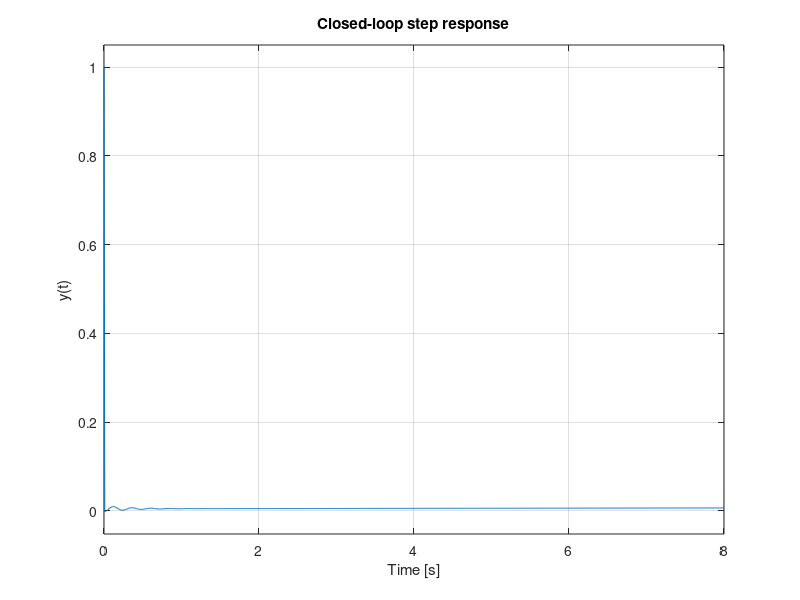

The MATLAB source for this figure:
clear; close all; clc;

num_sys2 = [-0.0347   2.379    -78.92];
den_sys2 = [1         6.256    683.5];

num = -num_sys2;
den =  den_sys2;

G = tf(num, den)
G = minreal(G);

a1 = den(2);
a0 = den(3);

w0 = sqrt(a0)
xi = a1 / (2*w0)
K  = dcgain(G)

lambda = 2.0;
Ti = 10*lambda;
Td = 1/w0;

Kp = (1/K) * (2*xi) / (w0*lambda)
Ki = Kp / Ti
Kd = Kp * Td

s = tf('s');
PID = Kp * (1 + 1/(Ti*s) + Td*s)

CL = feedback(PID*G, 1);

t = 0:0.01:8;
step(CL, t);
grid on;
title('Closed-loop step response');
xlabel('Time [s]');
ylabel('y(t)');
